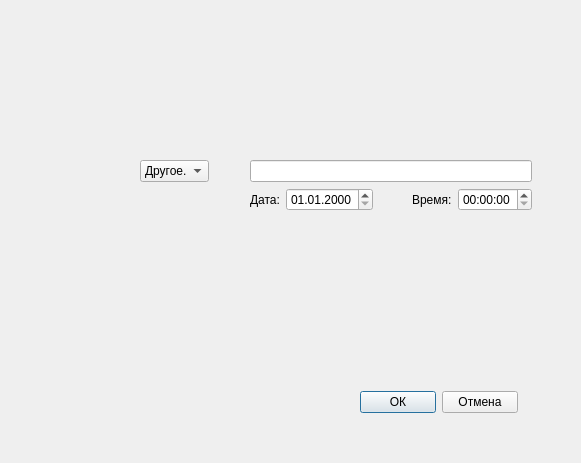
<?xml version="1.0" encoding="UTF-8"?>
<ui version="4.0">
 <class>addWindow</class>
 <widget class="QDialog" name="addWindow">
  <property name="geometry">
   <rect>
    <x>0</x>
    <y>0</y>
    <width>581</width>
    <height>463</height>
   </rect>
  </property>
  <property name="windowTitle">
   <string>Dialog</string>
  </property>
  <widget class="QComboBox" name="comboBox">
   <property name="geometry">
    <rect>
     <x>140</x>
     <y>160</y>
     <width>69</width>
     <height>22</height>
    </rect>
   </property>
   <property name="currentText">
    <string>Другое...</string>
   </property>
   <item>
    <property name="text">
     <string>Другое...</string>
    </property>
   </item>
   <item>
    <property name="text">
     <string>Семья</string>
    </property>
   </item>
   <item>
    <property name="text">
     <string>Работа</string>
    </property>
   </item>
   <item>
    <property name="text">
     <string>Учёба</string>
    </property>
   </item>
   <item>
    <property name="text">
     <string>Покупки</string>
    </property>
   </item>
   <item>
    <property name="text">
     <string>Праздники</string>
    </property>
   </item>
  </widget>
  <widget class="QWidget" name="layoutWidget">
   <property name="geometry">
    <rect>
     <x>360</x>
     <y>390</y>
     <width>158</width>
     <height>25</height>
    </rect>
   </property>
   <layout class="QHBoxLayout" name="horizontalLayout_3">
    <item>
     <widget class="QPushButton" name="pushButtonOK">
      <property name="text">
       <string>ОК</string>
      </property>
     </widget>
    </item>
    <item>
     <widget class="QPushButton" name="pushButtonCancel">
      <property name="text">
       <string>Отмена</string>
      </property>
     </widget>
    </item>
   </layout>
  </widget>
  <widget class="QWidget" name="layoutWidget">
   <property name="geometry">
    <rect>
     <x>250</x>
     <y>160</y>
     <width>282</width>
     <height>52</height>
    </rect>
   </property>
   <layout class="QVBoxLayout" name="verticalLayout">
    <item>
     <widget class="QLineEdit" name="lineEdit"/>
    </item>
    <item>
     <layout class="QHBoxLayout" name="horizontalLayout_4">
      <item>
       <layout class="QHBoxLayout" name="horizontalLayout_2">
        <item>
         <widget class="QLabel" name="labelDate">
          <property name="text">
           <string>Дата:</string>
          </property>
         </widget>
        </item>
        <item>
         <widget class="QDateEdit" name="dateEdit">
          <property name="minimumDate">
           <date>
            <year>1903</year>
            <month>1</month>
            <day>1</day>
           </date>
          </property>
          <property name="displayFormat">
           <string>dd.MM.yyyy</string>
          </property>
         </widget>
        </item>
       </layout>
      </item>
      <item>
       <spacer name="horizontalSpacer">
        <property name="orientation">
         <enum>Qt::Horizontal</enum>
        </property>
        <property name="sizeHint" stdset="0">
         <size>
          <width>40</width>
          <height>20</height>
         </size>
        </property>
       </spacer>
      </item>
      <item>
       <layout class="QHBoxLayout" name="horizontalLayout">
        <item>
         <widget class="QLabel" name="labeltime">
          <property name="text">
           <string>Время:</string>
          </property>
         </widget>
        </item>
        <item>
         <widget class="QTimeEdit" name="timeEdit"/>
        </item>
       </layout>
      </item>
     </layout>
    </item>
   </layout>
  </widget>
  <zorder>layoutWidget</zorder>
  <zorder>layoutWidget</zorder>
  <zorder>comboBox</zorder>
 </widget>
 <resources/>
 <connections/>
</ui>
